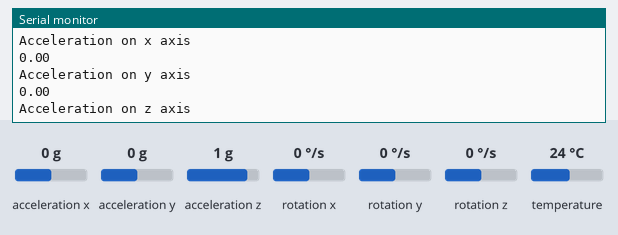
A sketch run on a simulated Arduino Uno, built with avr-gcc and run on an emulated ATmega328P. On the bench: the last lines printed to the serial monitor. Inputs (shaded band) come from the test bench; at power-on: acceleration x 0 g, acceleration y 0 g, acceleration z 1 g, rotation x 0 °/s, rotation y 0 °/s, rotation z 0 °/s, temperature 24 °C.

Above: at 1.2 s.
1.3 s: acceleration x set to -1.4 g
At 2.3 s:
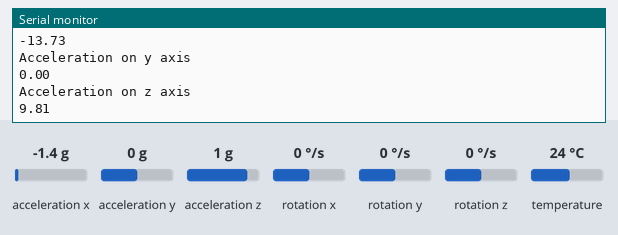
2.8 s: acceleration y set to -0.8 g
At 3.9 s:
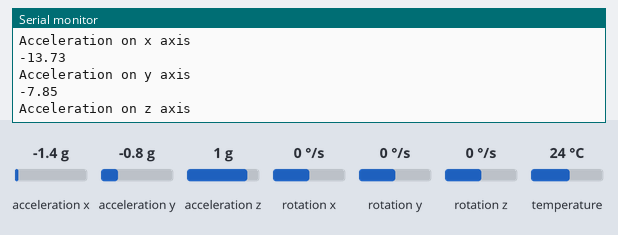
4.3 s: acceleration z set to 0.8 g
At 5.1 s:
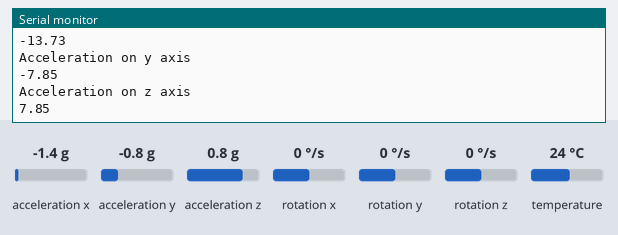
Timing chart, 0 to 6.1 s (numbered marks = the images above; inputs shaded):
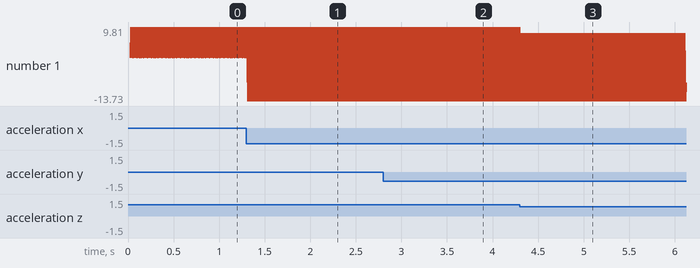

The sketch:

MPUTest.ino
```cpp
#include "Adafruit_MPU6050.h"
#include "Adafruit_Sensor.h"
#include "Wire.h"

Adafruit_MPU6050 m_p_u;

void setup()
{
  Serial.begin(115200);

  while (!Serial)
    Serial.println("Establishing Connection!");
  delay(20);

  if (!m_p_u.begin())
  {
    while (1)
    {
      Serial.println("Initializing MPU!");
      delay(20);
    }
  }
}

void loop()
{
  sensors_event_t acc, gcc, temp;
  m_p_u.getEvent(&acc, &gcc, &temp);
  Serial.println("Acceleration on x axis");
  Serial.println(acc.acceleration.x);
  Serial.println("Acceleration on y axis");
  Serial.println(acc.acceleration.y);
  Serial.println("Acceleration on z axis");
  Serial.println(acc.acceleration.z);
  delay(10);
}
```

Measured:
- after the input at 1.3 s, the serial monitor: prints a new line at once (image 1)
- after the input at 2.8 s, the serial monitor: prints a new line at once (image 2)
- after the input at 4.3 s, the serial monitor: prints a new line at once (image 3)
